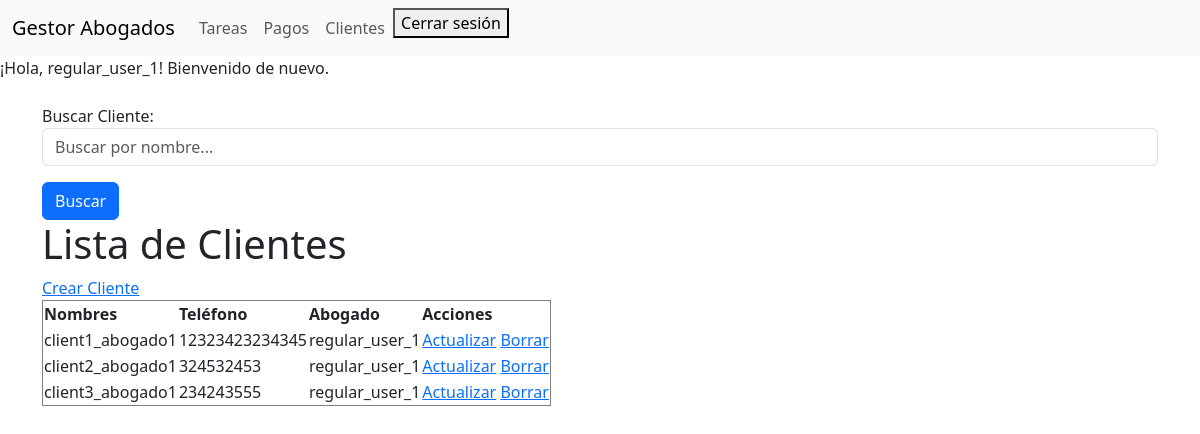
The app's page /clients/ (signed in), older data.
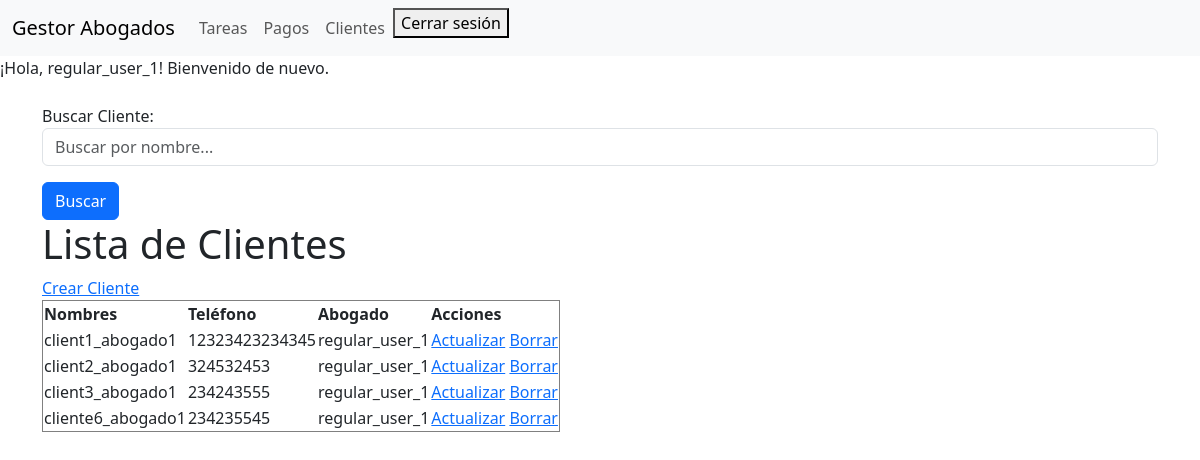
The same page, newer data.
### clients/models.py (models this page shows, shortened)
class Cliente(models.Model):
    nombres = models.CharField(max_length=255)
    telefono = models.CharField(max_length=15)
    abogado = models.ForeignKey(User, related_name='clientes', on_delete=models.CASCADE)

### clients/views.py (the view)
# urls.py: path('', views.listar_clientes, name='list_clients'),
@login_required
def listar_clientes(request):
    if request.user.groups.filter(name='Moderador').exists():
        clientes = Cliente.objects.all()
    else:
        clientes = Cliente.objects.filter(abogado=request.user)
    form = ClienteSearchForm(request.GET)
    if form.is_valid():
        nombre = form.cleaned_data.get('nombre')
        if nombre:
            clientes = clientes.filter(nombres__icontains=nombre)
    return render(request, 'listar_clientes.html', {
        'clientes': clientes,
        'form': form
    })

### clients/forms.py
class ClienteSearchForm(forms.Form):
    nombre = forms.CharField(
        required=False,  # No es obligatorio que el campo esté lleno
        label='Buscar Cliente',
        widget=forms.TextInput(attrs={'placeholder': 'Buscar por nombre...', 'class': 'form-control'})
    )

### tariffing/context_processor.py (called while the page is built)
def is_moderator(request):
    if request.user.is_authenticated:
        return {'is_moderator': request.user.groups.filter(name='Moderador').exists()}
    return {'is_moderator': False}

### clients/templates/listar_clientes.html (shortened to what this page needs)
{% extends 'base.html' %}
{% block content %}
    <form method="GET">
    {{ form.as_p }}
    <button type="submit" class="btn btn-primary">Buscar</button>
    </form>
    <h1>Lista de Clientes</h1>
    <a href="{% url 'clients:create_client' %}">Crear Cliente</a>
    <table border="1">
        <thead>
            <tr>
                <th>Nombres</th>
                <th>Teléfono</th>
                <th>Abogado</th>
                <th>Acciones</th>
            </tr>
        </thead>
        <tbody>
            {% for cliente in clientes %}
            <tr>
                <td>{{ cliente.nombres }}</td>
                <td>{{ cliente.telefono }}</td>
                <td>{{ cliente.abogado.username }}</td>
                <td>
                    <a href="{% url 'clients:update_client' cliente.id %}">Actualizar</a>
                    <a href="{% url 'clients:erase_client' cliente.id %}">Borrar</a>
                </td>
            </tr>
            {% endfor %}
        </tbody>
    </table>
{% endblock %}

Row changes from the older to the newer data that the page shows:
added Cliente: nombres "cliente6_abogado1", telefono "234235545", abogado.username "regular_user_1"
